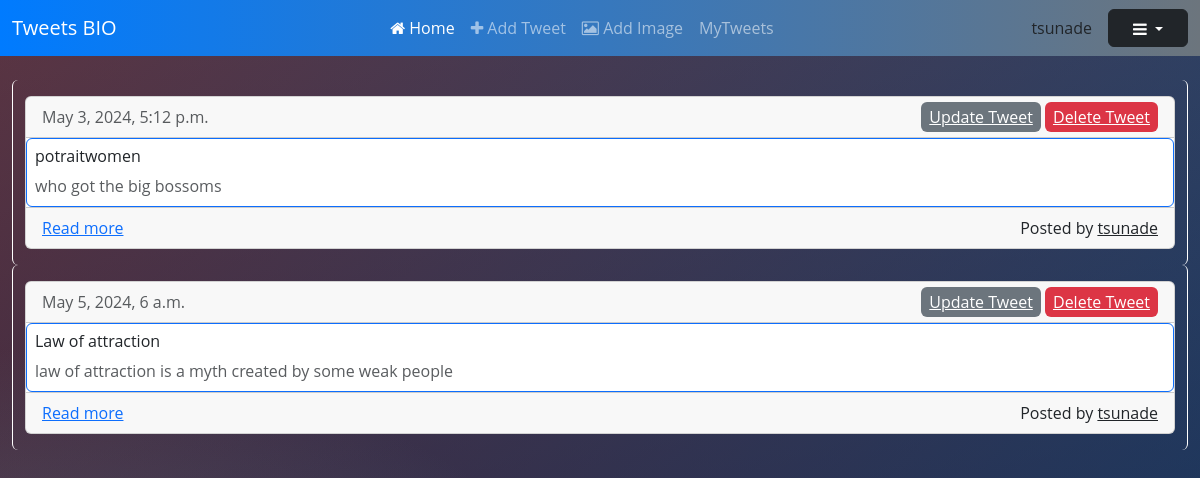
Before: /user/tsunade/tweets/ (signed in) with the older database file.
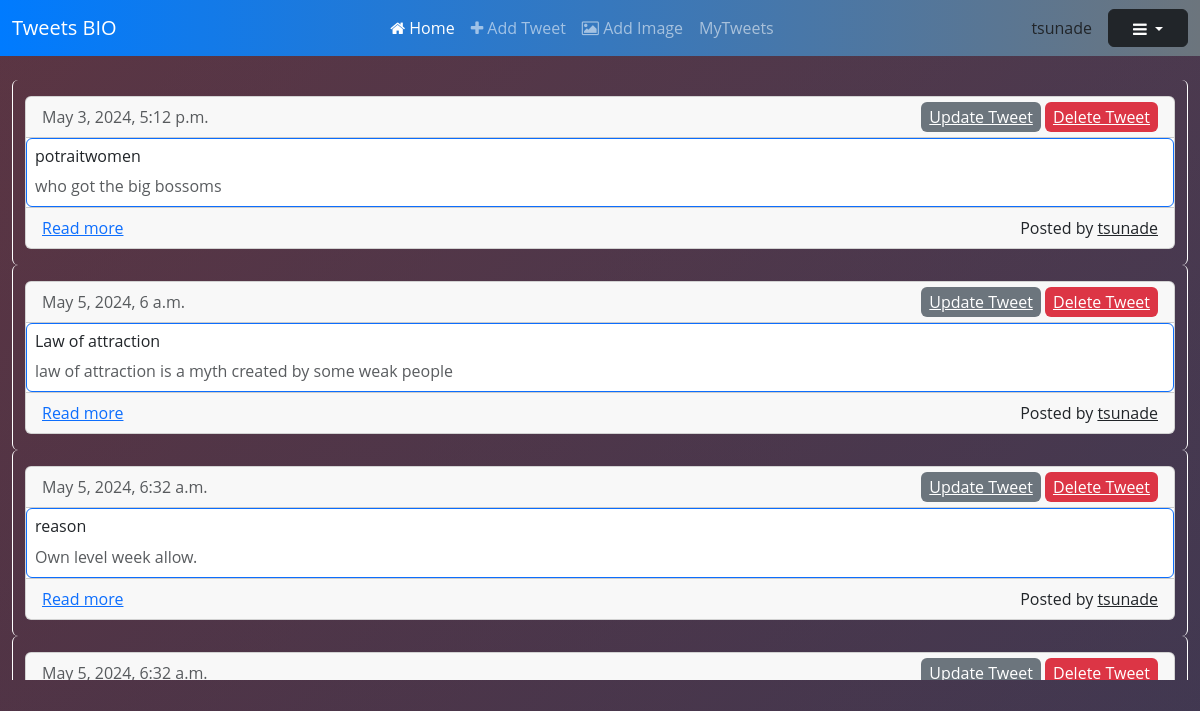
After: the same page with the newer database file.
### myapp/models.py (models this page shows, shortened)
class Tweets(models.Model):
    user = models.ForeignKey(User,on_delete=models.CASCADE)
    topic = models.CharField(max_length=50,null=False,blank=False)
    tweet = models.CharField(max_length=250,null=False,blank=False)
    pub_date = models.DateTimeField()

### myapp/views.py (the view)
# urls.py: path("user/<username>/tweets/", show_my_tweets, name="all_tweets"),
@login_required(login_url="login/")
def show_my_tweets(request,username):
    queryset = Tweets.objects.filter(user__username = username)
    context = {"user_tweets":queryset}
    return render(request,"all_tweets.html",context=context)

### myapp/templates/all_tweets.html (shortened to what this page needs)
{% extends "base.html" %}
{% block navbar %}
<nav class="navbar navbar-expand-lg navbar-dark bg-dark">
  <div class="container-fluid">
    <a class="navbar-brand" href="/">Tweets BIO</a>
    <div class="collapse navbar-collapse" id="navbarNav">
      <ul class="navbar-nav mx-auto">
        <li class="nav-item">
          <a class="nav-link active" aria-current="page" href="{% url 'myapp:index_page' %}"><i class="fa fa-home"></i> Home</a>
        </li>
        <li class="nav-item">
          <a class="nav-link" href="{% url 'myapp:add_tweet_page' %}"><i class="fa fa-plus"></i> Add Tweet</a>
        </li>
        <li class="nav-item">
          <a class="nav-link" href="{% url 'myapp:add_image' %}"><i class="fa fa-image"></i> Add Image</a>
        </li>
        <li class="nav-item">
          <a class="nav-link" href="{% url 'myapp:all_tweets' request.user.username %}"></i>MyTweets</a>
        </li>
      </ul>
    </div>
    <div class="text-center me-3">
      <a class="nav-link font-weight-bold" href="#">{{request.user.username}}</a>
    </div>
    <div class="dropdown">
      <button class="btn btn-dark dropdown-toggle" type="button" id="dropdownMenuButton" aria-expanded="false">
        <i class="fa fa-bars"></i>
      </button>
    </div>
  </div>
</nav>
{% endblock navbar %}
{% block body %}
<div class="container-fluid p-4">
  <div class="row">
    <div class="col-lg-12" style="max-height: 600px; overflow-y: auto; scrollbar-width: none; -ms-overflow-style: none;">
      {% if user_tweets %}
        {% for element in user_tweets %}
          <div class="row">
            <div class="col-lg-12 border border-white border-top-0 border-bottom-0 rounded">
              <div class="card my-3">
                <div class="card-header d-flex justify-content-between align-items-center">
                  <span class="font-light text-muted">{{element.pub_date}}</span>
                  <div>
                    <a class="px-2 py-1 bg-secondary text-white font-weight-bold rounded hover:bg-gray-500 mr-2" href="{% url 'myapp:update_tweet' element.id %}">Update Tweet</a>
                    <a class="px-2 py-1 bg-danger text-white font-weight-bold rounded hover:bg-red-600" href="{% url 'myapp:delete_tweet' element.id %}">Delete Tweet</a>
                  </div>
                </div>
                <div class="card-body border border-primary rounded p-2">
                  <h2 class="card-title h6 text-dark">{{element.topic}}</h2>
                  <p class="card-text text-muted mb-0">{{element.tweet}}</p>
                </div>
                <div class="card-footer d-flex justify-content-between align-items-center">
                  <a class="text-primary" href="#">Read more</a>
                  <div>
                    <p class="mb-0">Posted by <a class="text-dark font-weight-bold" href="#">{{element.user.username}}</a></p>
                  </div>
                </div>
              </div>
            </div>
          </div>
        {% endfor %}
      {% endif %}
    </div>
  </div>
</div>
{% endblock body %}

Changed rows visible on the page:
added Tweets: pub_date "May 5, 2024, 6:32 a.m.", topic "reason", tweet "Own level week allow.", user.username "tsunade"
added Tweets: pub_date "May 5, 2024, 6:32 a.m."
